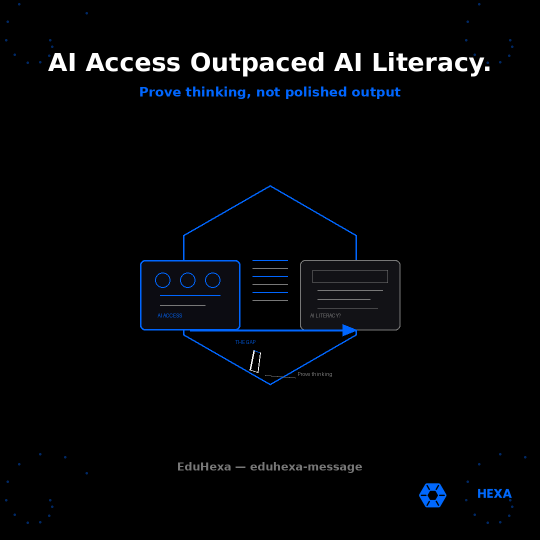
#> input picture clients/assets/eduhexa/eduhexa-message-ai-literacy-gap-sep-2026.png, 1080 x 1080 px, given in place of eduhexa logo.png, which was not available (shown at 1/2 size)
$ python generate_eduhexa_image_trust_attention_over_detection.py
#> lines starting #> are read from the running program, lines starting #| are printed output that depends on the picture; pictures that were not available may be replaced by others from this repository, and a replacement may not be noted
#!/usr/bin/env python3
"""Generate EduHexa eduhexa-message WhatsApp image 1080x1080 - Trust & Attention."""
from PIL import Image, ImageDraw, ImageFont
import math
import os

SIZE = 1080
BLACK = (0, 0, 0)
BLUE = (0, 102, 255)
WHITE = (255, 255, 255)
GRAY = (120, 120, 120)
DARK_BLUE = (0, 40, 100)
LIGHT_BLUE = (0, 80, 200)
MUTED = (45, 45, 55)

OUT = "/workspace/clients/assets/eduhexa/eduhexa-message-trust-attention-over-detection-oct-2026.png"
LOGO = "/workspace/clients/eduhexa logo.png"


def load_font(size):
    paths = [
        "/usr/share/fonts/truetype/dejavu/DejaVuSans-Bold.ttf",
        "/usr/share/fonts/truetype/liberation/LiberationSans-Bold.ttf",
    ]
    for p in paths:
        if os.path.exists(p):
            return ImageFont.truetype(p, size)
    return ImageFont.load_default()


img = Image.new("RGB", (SIZE, SIZE), BLACK)
#> img: PIL image 1080x1080 RGB; every value is 0
draw = ImageDraw.Draw(img)

for cx, cy in [(100, 140), (980, 140), (100, 940), (980, 940)]:
    for i in range(8):
        angle = i * math.pi / 4
        r = 14 + i * 6
        x = cx + int(r * math.cos(angle))
        y = cy + int(r * math.sin(angle))
        draw.ellipse([x - 2, y - 2, x + 2, y + 2], fill=DARK_BLUE)

cx, cy = SIZE // 2, SIZE // 2 + 40
draw.rounded_rectangle([cx - 320, cy - 200, cx + 320, cy + 200], radius=18, outline=BLUE, width=2)

# Left: detection chaos
left_cx = cx - 160
draw.rounded_rectangle([left_cx - 130, cy - 170, left_cx + 130, cy + 30], radius=10, outline=GRAY, width=2, fill=MUTED)
draw.text((left_cx - 110, cy - 155), "DETECTION WAR", fill=GRAY, font=load_font(18))
for i in range(6):
    y0 = cy - 120 + i * 18
    draw.line([(left_cx - 100, y0), (left_cx + 90, y0 + 7)], fill=(90, 90, 100), width=2)
draw.ellipse([left_cx + 70, cy - 110, left_cx + 110, cy - 70], outline=LIGHT_BLUE, width=2)
draw.line([(left_cx + 90, cy - 100), (left_cx + 105, cy - 85)], fill=LIGHT_BLUE, width=2)
draw.ellipse([left_cx + 100, cy - 105, left_cx + 112, cy - 93], outline=LIGHT_BLUE, width=2)

# Right: attention design
right_cx = cx + 160
draw.rounded_rectangle([right_cx - 130, cy - 170, right_cx + 130, cy + 30], radius=10, outline=BLUE, width=3, fill=(8, 20, 45))
draw.text((right_cx - 115, cy - 155), "ATTENTION DESIGN", fill=BLUE, font=load_font(18))
draw.rounded_rectangle([right_cx - 100, cy - 125, right_cx - 40, cy - 85], radius=6, outline=WHITE, width=2)
draw.text((right_cx - 92, cy - 118), "OFF", fill=WHITE, font=load_font(16))
draw.rectangle([right_cx - 20, cy - 120, right_cx + 40, cy - 90], outline=WHITE, width=2)
draw.line([(right_cx - 10, cy - 105), (right_cx + 30, cy - 105)], fill=WHITE, width=2)
draw.line([(right_cx + 10, cy - 115), (right_cx + 10, cy - 95)], fill=WHITE, width=2)
for i in range(3):
    px = right_cx - 80 + i * 55
    draw.rounded_rectangle([px, cy - 70, px + 45, cy - 35], radius=4, outline=BLUE, width=2)
draw.ellipse([right_cx + 75, cy - 65, right_cx + 105, cy - 35], outline=BLUE, width=2)
draw.line([(right_cx + 85, cy - 55), (right_cx + 95, cy - 45)], fill=BLUE, width=3)
draw.line([(right_cx + 85, cy - 45), (right_cx + 98, cy - 45)], fill=BLUE, width=3)

draw.line([(cx - 280, cy + 55), (cx + 280, cy + 55)], fill=WHITE, width=2)
draw.rounded_rectangle([cx - 280, cy + 70, cx + 280, cy + 175], radius=10, outline=BLUE, width=2, fill=(5, 15, 35))
draw.text((cx - 250, cy + 85), "WITNESSED PROOF IN ROOM", fill=WHITE, font=load_font(20))
for i in range(4):
    y = cy + 115 + i * 14
    draw.line([(cx - 230, y), (cx + 200, y)], fill=LIGHT_BLUE, width=2)

font_head = load_font(48)
font_sub = load_font(26)
font_small = load_font(22)

line1 = "Design Attention."
line2 = "Verify Proof."
bbox1 = draw.textbbox((0, 0), line1, font=font_head)
#> bbox1 = (0, 9, 477, 55)
tw1 = bbox1[2] - bbox1[0]
#> tw1 = 477
draw.text(((SIZE - tw1) // 2, 78), line1, fill=WHITE, font=font_head)
bbox2 = draw.textbbox((0, 0), line2, font=font_head)
#> bbox2 = (0, 9, 337, 55)
tw2 = bbox2[2] - bbox2[0]
#> tw2 = 337
draw.text(((SIZE - tw2) // 2, 138), line2, fill=BLUE, font=font_head)

sub = "Trust before the next tool rollout"
bbox3 = draw.textbbox((0, 0), sub, font=font_sub)
#> bbox3 = (0, 5, 484, 25)
tw3 = bbox3[2] - bbox3[0]
#> tw3 = 484
draw.text(((SIZE - tw3) // 2, 198), sub, fill=GRAY, font=font_sub)

small = "EduHexa — eduhexa-message"
bbox4 = draw.textbbox((0, 0), small, font=font_small)
#> bbox4 = (0, 4, 371, 26)
tw4 = bbox4[2] - bbox4[0]
#> tw4 = 371
draw.text(((SIZE - tw4) // 2, 918), small, fill=GRAY, font=font_small)

logo = Image.open(LOGO).convert("RGBA")
logo_w = int(SIZE * 0.20)
logo_h = int(logo_w * logo.height / logo.width)
#> logo_h = 216
logo = logo.resize((logo_w, logo_h), Image.Resampling.LANCZOS)
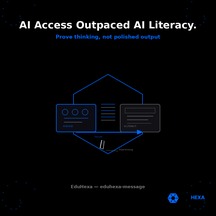
#> logo: PIL image 216x216 RGBA; mean R, G, B, A 4.2, 5.6, 7.7, 255
img.paste(logo, (SIZE - logo_w - 40, SIZE - logo_h - 48), logo)
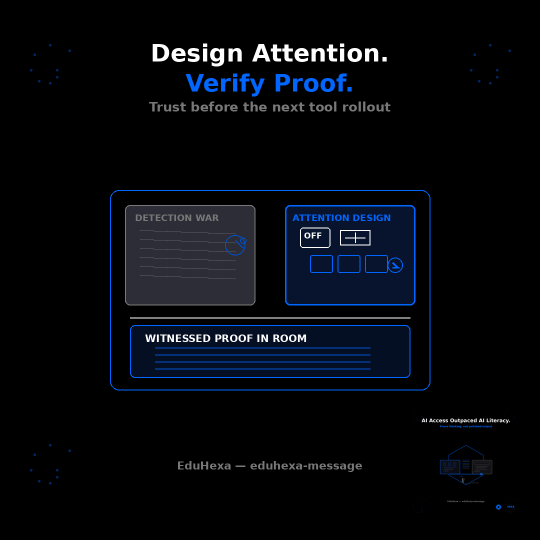
#> img: PIL image 1080x1080 RGB (shown at 1/2 size); mean R, G, B 6.1, 8.8, 13.8

os.makedirs(os.path.dirname(OUT), exist_ok=True)
img.save(OUT, "PNG", optimize=True)
print(f"Saved {OUT} ({os.path.getsize(OUT)} bytes)")

$ run again, on clients/assets/eduhexa/eduhexa-message-ai-mandate-stack-oct-2026.png
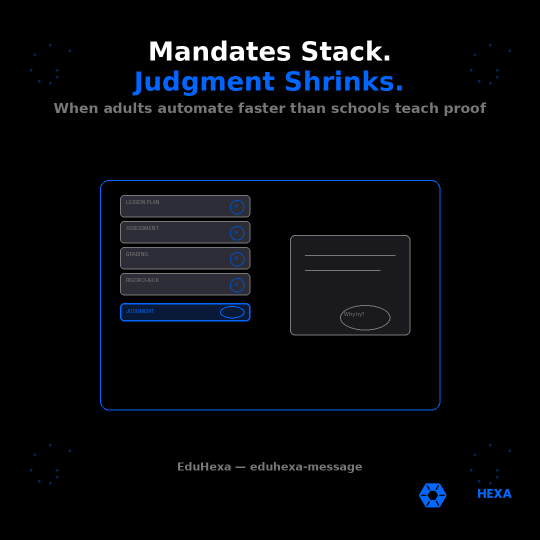
#> input picture clients/assets/eduhexa/eduhexa-message-ai-mandate-stack-oct-2026.png, 1080 x 1080 px, given in place of eduhexa logo.png, which was not available (shown at 1/2 size)
#> bbox1 = (0, 9, 477, 55)
#> tw1 = 477
#> bbox2 = (0, 9, 337, 55)
#> tw2 = 337
#> bbox3 = (0, 5, 484, 25)
#> tw3 = 484
#> bbox4 = (0, 4, 371, 26)
#> tw4 = 371
#> `logo = logo.resize((logo_w, logo_h), Image.Resampling.LANCZOS)`:
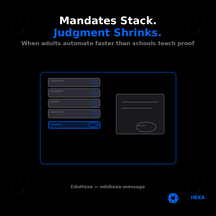
#> logo: PIL image 216x216 RGBA; mean R, G, B, A 6.3, 8.2, 11.5, 255
#> `img.paste(logo, (SIZE - logo_w - 40, SIZE - logo_h - 48), logo)`:
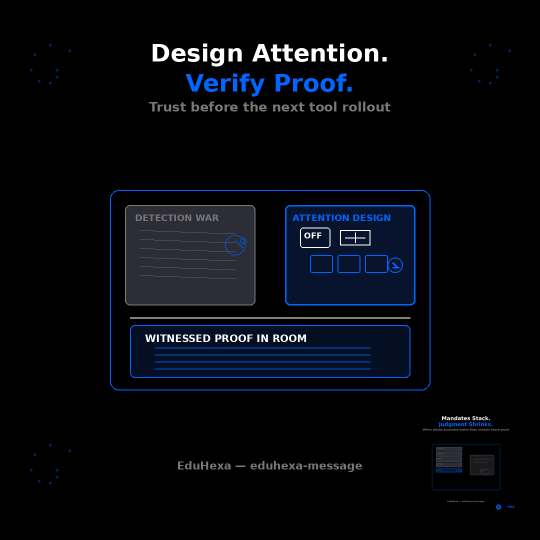
#> img: PIL image 1080x1080 RGB (shown at 1/2 size); mean R, G, B 6.2, 8.9, 13.9
